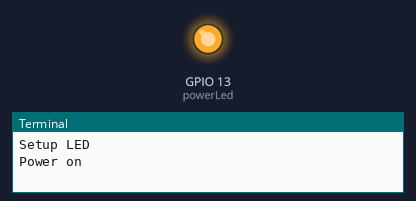
Bench run of a program on a simulated Raspberry Pi (BCM pin numbers), started with the argument 3. Shown: output pins drawn as LEDs (lit = HIGH), the last lines printed to the terminal. At 3.0 s the program stops and its outputs stay as they are.

Above: at 0.1 s.
At 3.1 s:
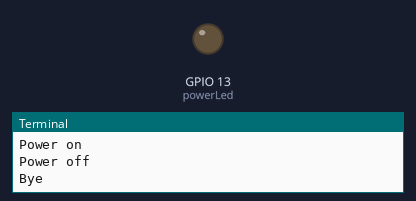
Timing chart, 0 to 4.5 s (numbered marks = the images above):
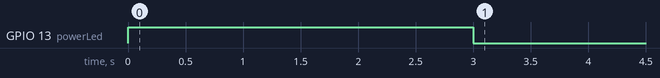

Measured:
- by itself, GPIO 13 (powerLed): LOW → HIGH at 0.00 s, → LOW 3.0 s later

The program:

power-led.py
```python
#!/usr/bin/python3

from gpiozero import DigitalOutputDevice
from time import sleep
import sys

onTime = 5
if (len(sys.argv) > 1):
    onTime = int(sys.argv[1])

print('Setup LED')
powerLed = DigitalOutputDevice(13)

print('Power on')
powerLed.on()

sleep(onTime)

print('Power off')
powerLed.off()

print('Bye')
powerLed.close()
```
